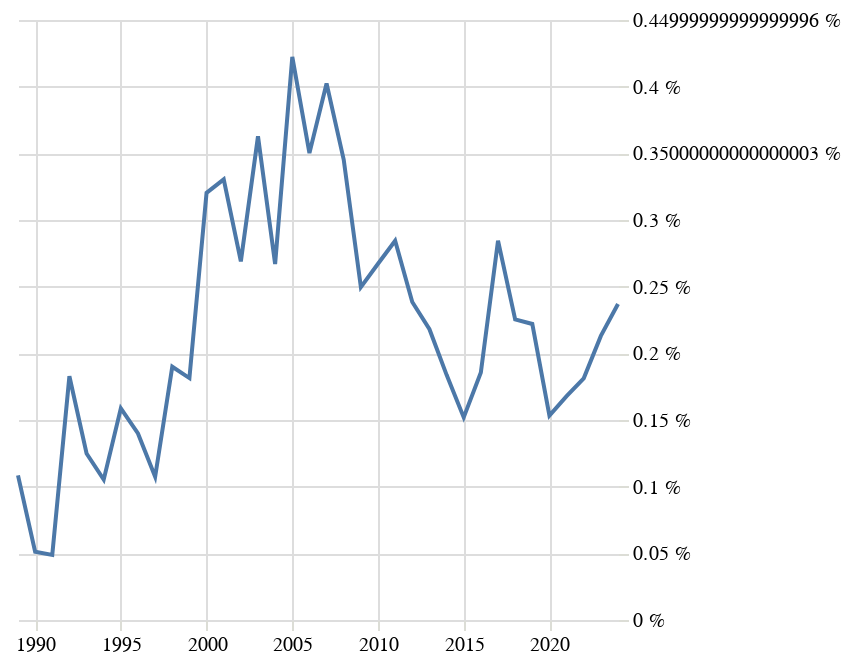

Notebook code for this chart:
### Code cell
grafik("aforismy")

### Figure 1 — Vega-Lite specification as saved in the notebook (floating-point values rounded to 4 significant figures)
{"config": {"title": {"font": "Noticia Text", "fontSize": 14, "anchor": "start", "lineHeight": 21, "fontWeight": "bolder", "subtitleFont": "Noticia Text", "subtitleFontSize": 12, "subtitleFontWeight": "lighter", "subtitlePadding": 12, "dy": -12}, "axis": {"labelFont": "Asap", "titleFont": "Asap", "fontWeight": "lighter", "titleFontWeight": "lighter", "labelFontSize": 10, "titleFontSize": 10, "labelPadding": 2, "titlePadding": 10, "domainOpacity": 0, "tickColor": "#DCDDD6"}, "legend": {"labelFont": "Asap", "labelFontWeight": "normal", "titleFont": "Asap", "titleFontWeight": "normal", "labelFontSize": 10, "titleFontSize": 10}, "view": {"stroke": "transparent"}}, "data": {"name": "data-7c7211bc661dea7c2fb4be4d18bb990a"}, "mark": {"type": "line"}, "encoding": {"x": {"axis": {"title": null}, "field": "rok", "type": "temporal"}, "y": {"axis": {"domainOpacity": 0, "labelExpr": "datum.label * 100 + ' %'", "orient": "right", "tickColor": "#DCDDD6", "title": null}, "field": "podil", "type": "quantitative"}}, "$schema": "https://vega.github.io/schema/vega-lite/v5.8.0.json", "datasets": {"data-7c7211bc661dea7c2fb4be4d18bb990a": [{"rok": "1989-01-01T00:00:00", "pocet": 4, "len_right": 3688, "podil": 0.001085}, {"rok": "1990-01-01T00:00:00", "pocet": 2, "len_right": 3905, "podil": 0.0005122}, {"rok": "1991-01-01T00:00:00", "pocet": 2, "len_right": 4096, "podil": 0.0004883}, {"rok": "1992-01-01T00:00:00", "pocet": 9, "len_right": 4924, "podil": 0.001828}, {"rok": "1993-01-01T00:00:00", "pocet": 8, "len_right": 6408, "podil": 0.001248}, {"rok": "1994-01-01T00:00:00", "pocet": 7, "len_right": 6650, "podil": 0.001053}, {"rok": "1995-01-01T00:00:00", "pocet": 12, "len_right": 7560, "podil": 0.001587}, {"rok": "1996-01-01T00:00:00", "pocet": 11, "len_right": 7861, "podil": 0.001399}, {"rok": "1997-01-01T00:00:00", "pocet": 9, "len_right": 8379, "podil": 0.001074}, {"rok": "1998-01-01T00:00:00", "pocet": 16, "len_right": 8424, "podil": 0.001899}, {"rok": "1999-01-01T00:00:00", "pocet": 16, "len_right": 8818, "podil": 0.001814}, {"rok": "2000-01-01T00:00:00", "pocet": 30, "len_right": 9365, "podil": 0.003203}, {"rok": "2001-01-01T00:00:00", "pocet": 31, "len_right": 9380, "podil": 0.003305}, {"rok": "2002-01-01T00:00:00", "pocet": 25, "len_right": 9295, "podil": 0.00269}, {"rok": "2003-01-01T00:00:00", "pocet": 35, "len_right": 9649, "podil": 0.003627}, {"rok": "2004-01-01T00:00:00", "pocet": 27, "len_right": 10113, "podil": 0.00267}, {"rok": "2005-01-01T00:00:00", "pocet": 44, "len_right": 10419, "podil": 0.004223}, {"rok": "2006-01-01T00:00:00", "pocet": 38, "len_right": 10852, "podil": 0.003502}, {"rok": "2007-01-01T00:00:00", "pocet": 46, "len_right": 11430, "podil": 0.004024}, {"rok": "2008-01-01T00:00:00", "pocet": 41, "len_right": 11872, "podil": 0.003454}, {"rok": "2009-01-01T00:00:00", "pocet": 28, "len_right": 11216, "podil": 0.002496}, {"rok": "2010-01-01T00:00:00", "pocet": 31, "len_right": 11601, "podil": 0.002672}, {"rok": "2011-01-01T00:00:00", "pocet": 33, "len_right": 11602, "podil": 0.002844}, {"rok": "2012-01-01T00:00:00", "pocet": 27, "len_right": 11321, "podil": 0.002385}, {"rok": "2013-01-01T00:00:00", "pocet": 25, "len_right": 11463, "podil": 0.002181}, {"rok": "2014-01-01T00:00:00", "pocet": 21, "len_right": 11422, "podil": 0.001839}, {"rok": "2015-01-01T00:00:00", "pocet": 18, "len_right": 11846, "podil": 0.00152}, {"rok": "2016-01-01T00:00:00", "pocet": 21, "len_right": 11317, "podil": 0.001856}, {"rok": "2017-01-01T00:00:00", "pocet": 32, "len_right": 11247, "podil": 0.002845}, {"rok": "2018-01-01T00:00:00", "pocet": 26, "len_right": 11535, "podil": 0.002254}, {"rok": "2019-01-01T00:00:00", "pocet": 25, "len_right": 11260, "podil": 0.00222}, {"rok": "2020-01-01T00:00:00", "pocet": 16, "len_right": 10438, "podil": 0.001533}, {"rok": "2021-01-01T00:00:00", "pocet": 18, "len_right": 10725, "podil": 0.001678}, {"rok": "2022-01-01T00:00:00", "pocet": 20, "len_right": 11033, "podil": 0.001813}, {"rok": "2023-01-01T00:00:00", "pocet": 21, "len_right": 9855, "podil": 0.002131}, {"rok": "2024-01-01T00:00:00", "pocet": 21, "len_right": 8859, "podil": 0.00237}]}}
